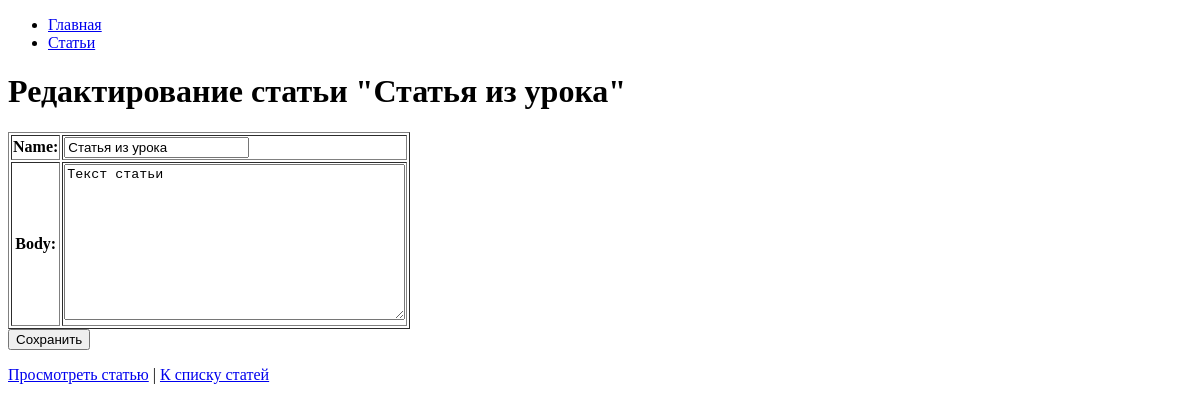
/articles/7/edit/, run on an earlier commit of the app's database.
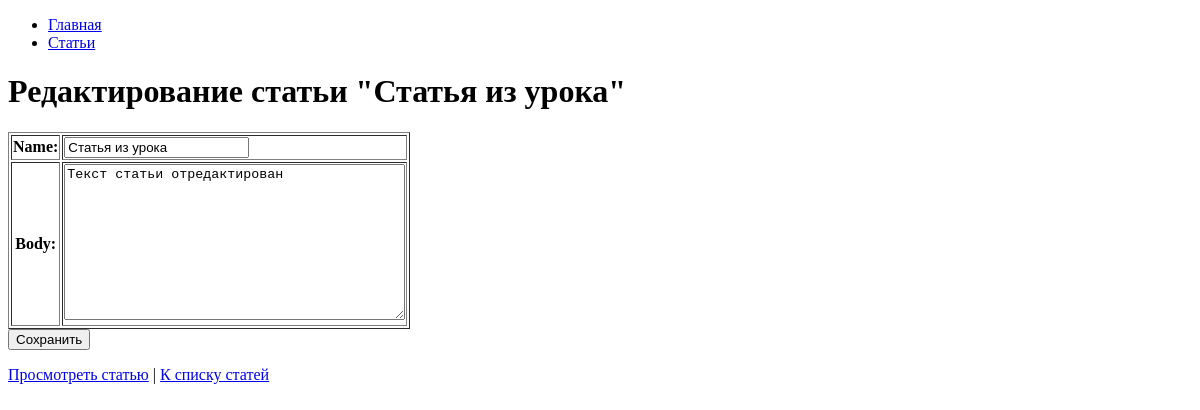
And on a later commit of the database.
### hexlet_django_blog/article/models.py (models this page shows, shortened)
class Article(models.Model):
    name = models.CharField(max_length=200)  # название статьи
    body = models.TextField()  # тело статьи
    created_at = models.DateTimeField(auto_now_add=True)
    updated_at = models.DateTimeField(auto_now=True)

### hexlet_django_blog/article/views.py (the view, shortened to what this page needs)
# urls.py: path("<int:id>/edit/", ArticleFormEditView.as_view(), name="edit"),
class ArticleFormEditView(View):
    def get(self, request, *args, **kwargs):
        article = get_object_or_404(Article, id=kwargs["id"])
        form = ArticleForm(instance=article)
        return render(
            request,
            "articles/update.html",
            context={
                "form": form,
                "article": article,
            },
        )

### hexlet_django_blog/article/forms.py
class ArticleForm(ModelForm):
    class Meta:
        model = Article
        fields = ["name", "body"]

### hexlet_django_blog/templates/articles/update.html
{% extends "base.html" %}
{% block content %}
    <h1>Редактирование статьи "{{ article.name }}"</h1>
    {% url 'articles:edit' id=article.id as edit_url %}
    {% include "articles/_form.html" with action=edit_url submit_label="Сохранить" %}
    <p>
        <a href="{% url 'articles:show' id=article.id %}">Просмотреть статью</a> |
        <a href="{% url 'articles:index' %}">К списку статей</a>
    </p>
{% endblock %}

### hexlet_django_blog/templates/base.html (shortened to what this page needs)
<!DOCTYPE html>
<html lang="en">
<head>
</head>
<body>
<div id="sidebar">
    {% block sidebar %}
        <ul>
            <li><a href="{% url 'home' %}">Главная</a></li>
            <li><a href="{% url 'articles:index' %}">Статьи</a></li>
        </ul>
    {% endblock %}
</div>
<div id="content">
    {% block content %}{% endblock %}
</div>
</body>
</html>

### hexlet_django_blog/templates/articles/_form.html (shortened to what this page needs)
<form action="{{ action }}" method="post">
    <table border="1">
        {{ form.as_table }}
    </table>
    <input type="submit" value="{{ submit_label }}">
</form>

What changed in the data, as far as the page shows it:
changed Article "Статья из урока": body "Текст статьи" → "Текст статьи отредактирован"
